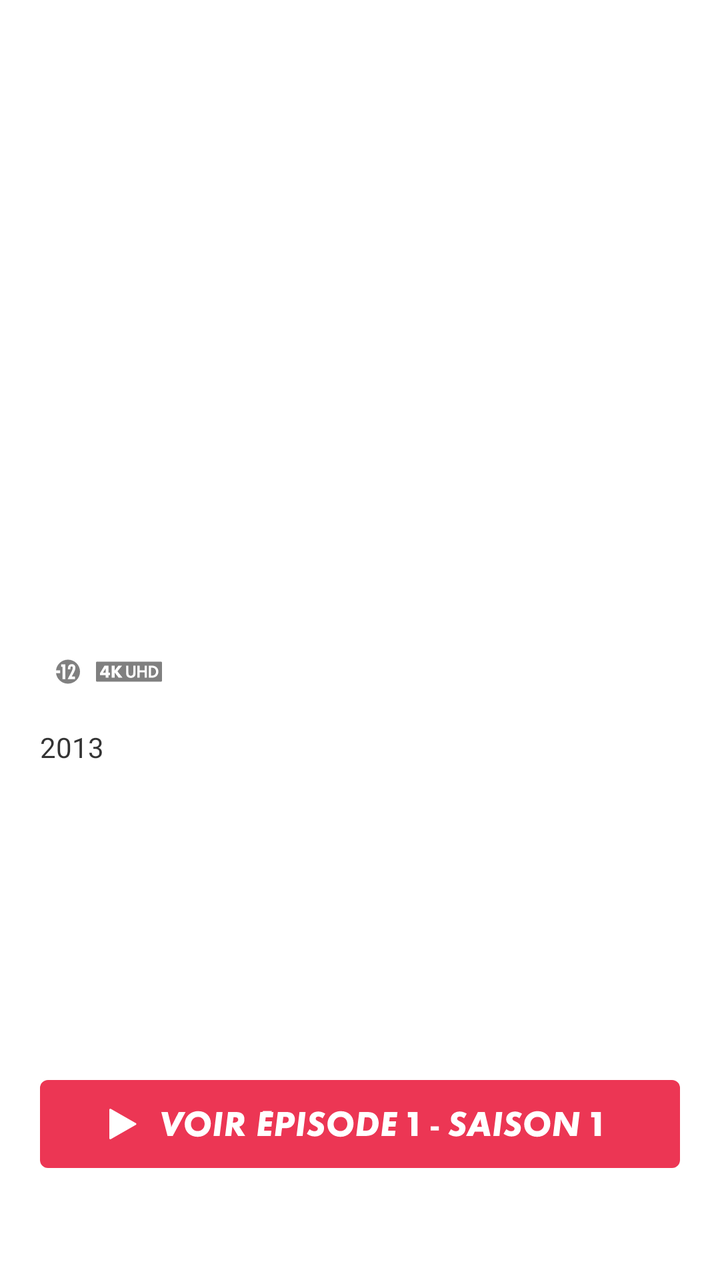
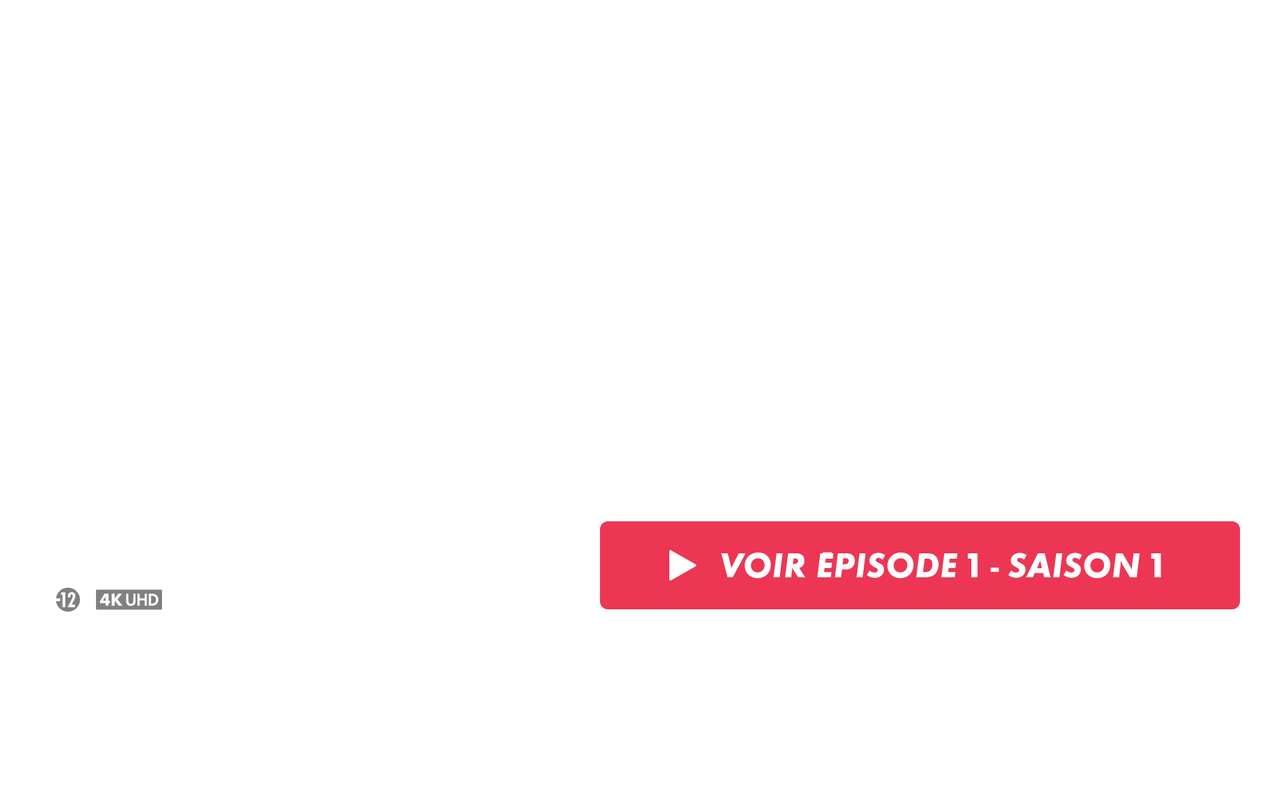

One screen, two layout resources from the same app: the default and the repository's alternative for another configuration. Each is rendered where Android would select it; the XML of both is given below.
<!-- AndroidManifest.xml: application theme AppTheme -->
<!-- res/layout/fragment_details.xml -->
<?xml version="1.0" encoding="utf-8"?>
<androidx.constraintlayout.widget.ConstraintLayout xmlns:android="http://schemas.android.com/apk/res/android"
    xmlns:app="http://schemas.android.com/apk/res-auto"
    xmlns:tools="http://schemas.android.com/tools"
    android:layout_width="match_parent"
    android:layout_height="match_parent"
    android:background="@color/detailBackground"
    android:fitsSystemWindows="false"
    tools:context=".ui.details.DetailsFragment">

    <androidx.constraintlayout.widget.Guideline
        android:id="@+id/guidelineStart"
        android:layout_width="wrap_content"
        android:layout_height="wrap_content"
        android:orientation="vertical"
        app:layout_constraintGuide_begin="20dp" />

    <androidx.constraintlayout.widget.Guideline
        android:id="@+id/guidelineEnd"
        android:layout_width="wrap_content"
        android:layout_height="wrap_content"
        android:orientation="vertical"
        app:layout_constraintGuide_end="20dp" />

    <androidx.constraintlayout.widget.Guideline
        android:id="@+id/guidelineTop"
        android:layout_width="wrap_content"
        android:layout_height="wrap_content"
        android:orientation="horizontal"
        app:layout_constraintGuide_begin="60dp" />

    <androidx.constraintlayout.widget.Guideline
        android:id="@+id/guidelineBottom"
        android:layout_width="wrap_content"
        android:layout_height="wrap_content"
        android:orientation="horizontal"
        app:layout_constraintGuide_end="56dp" />

    <ImageView
        android:id="@+id/detailsImageView"
        android:layout_width="match_parent"
        android:layout_height="0dp"
        android:scaleType="centerCrop"
        app:layout_constraintHeight_percent="0.42"
        app:layout_constraintEnd_toEndOf="parent"
        app:layout_constraintStart_toStartOf="parent"
        app:layout_constraintTop_toTopOf="parent" />

    <ImageView
        android:id="@+id/back_arrow"
        android:layout_width="wrap_content"
        android:layout_height="wrap_content"
        android:src="@drawable/ic_shape"
        app:layout_constraintStart_toEndOf="@id/guidelineStart"
        app:layout_constraintTop_toBottomOf="@id/guidelineTop" />

    <View
        android:layout_width="0dp"
        android:layout_height="0dp"
        app:layout_constraintHeight_percent="0.15"
        android:background="@drawable/custom_gradient"
        app:layout_constraintBottom_toBottomOf="@+id/detailsImageView"
        app:layout_constraintEnd_toEndOf="@+id/detailsImageView"
        app:layout_constraintStart_toStartOf="@+id/detailsImageView" />

    <TextView
        android:id="@+id/detailsTitleTextView"
        android:layout_width="wrap_content"
        android:layout_height="wrap_content"
        android:layout_marginTop="24dp"
        android:ellipsize="end"
        android:maxLines="3"
        android:textAppearance="@style/titleStyle"
        app:layout_constraintStart_toStartOf="@+id/guidelineStart"
        app:layout_constraintTop_toBottomOf="@+id/detailsImageView"
        tools:text="" />

    <LinearLayout
        android:id="@+id/detailsSubtitleContainerLinearLayout"
        android:layout_width="wrap_content"
        android:layout_height="wrap_content"
        android:layout_marginTop="8dp"
        android:orientation="horizontal"
        app:layout_constraintStart_toStartOf="@+id/guidelineStart"
        app:layout_constraintTop_toBottomOf="@+id/detailsTitleTextView">

        <TextView
            android:id="@+id/detailsSubTitleTextView"
            android:layout_width="wrap_content"
            android:layout_height="wrap_content"
            android:layout_marginEnd="8dp"
            android:layout_gravity="center"
            android:alpha="0.5"
            android:ellipsize="end"
            android:text=""
            android:textAppearance="@style/subTitleStyle" />

        <ImageView
            android:layout_width="wrap_content"
            android:layout_height="wrap_content"
            android:layout_gravity="center"
            android:layout_marginEnd="8dp"
            android:src="@drawable/ic_limit_age" />

        <ImageView
            android:layout_width="wrap_content"
            android:layout_height="wrap_content"
            android:layout_gravity="center"
            android:src="@drawable/ic_union" />

    </LinearLayout>

    <TextView
        android:id="@+id/detailsDescriptionTextView"
        android:layout_width="0dp"
        android:layout_height="0dp"
        android:layout_marginTop="20dp"
        android:alpha="0.8"
        android:ellipsize="end"
        android:gravity="start"
        android:text=""
        android:textAppearance="@style/detailStyle"
        app:layout_constraintBottom_toTopOf="@+id/playButton"
        app:layout_constraintStart_toStartOf="@+id/guidelineStart"
        app:layout_constraintTop_toBottomOf="@+id/detailsSubtitleContainerLinearLayout"
        app:layout_constraintEnd_toEndOf="@id/guidelineEnd"
        tools:text="2013" />

    <ImageButton
        android:id="@+id/playButton"
        android:layout_width="0dp"
        android:layout_height="wrap_content"
        android:background="@drawable/custom_button"
        android:paddingVertical="10dp"
        android:src="@drawable/ic_button"
        android:text=""
        app:layout_constraintBottom_toBottomOf="@id/guidelineBottom"
        app:layout_constraintEnd_toEndOf="@+id/guidelineEnd"
        app:layout_constraintStart_toStartOf="@+id/guidelineStart" />

</androidx.constraintlayout.widget.ConstraintLayout>
<!-- resources referenced by this layout -->
<resources>
  <color name="detailBackground">#FFFFFF</color>
  <!-- drawable custom_button (drawable) -->
  <?xml version="1.0" encoding="utf-8"?>
  <shape xmlns:android="http://schemas.android.com/apk/res/android"
      android:shape="rectangle">
      <gradient
          android:angle="90"
          android:endColor="@color/brandAccent"
          android:startColor="@color/brandAccent" />
      <padding
          android:bottom="8dp"
          android:left="8dp"
          android:right="8dp"
          android:top="8dp" />
      <corners android:radius="4dp" />
  </shape>
  <!-- drawable custom_gradient (drawable-night) -->
  <?xml version="1.0" encoding="utf-8"?>
  <shape xmlns:android="http://schemas.android.com/apk/res/android" android:shape="rectangle">
      <gradient
          android:startColor="@color/gradientDarkModeStart"
          android:endColor="@color/gradientDarkModeEnd"
          android:angle="90"/>
      <padding android:left="7dp"
          android:top="7dp"
          android:right="7dp"
          android:bottom="7dp" />
  </shape>
  <!-- drawable ic_limit_age (drawable) -->
  <vector xmlns:android="http://schemas.android.com/apk/res/android"
      android:width="12dp"
      android:height="13dp"
      android:viewportWidth="12"
      android:viewportHeight="13">
    <path
        android:pathData="M9.507,8.939V10.212H5.848L7.668,6.681C8.156,5.739 8.364,5.005 8.364,4.58C8.364,4.114 8.167,3.855 7.824,3.855C7.273,3.855 7.169,4.29 7.169,5.346H5.964C5.953,5.242 5.953,5.139 5.953,5.046C5.953,3.524 6.639,2.737 7.906,2.737C8.997,2.737 9.694,3.431 9.694,4.559C9.694,5.531 9.184,6.536 8.478,7.799L7.844,8.939H9.507ZM4.706,10.212H3.284V4.052H2.578V2.83H4.706V10.212ZM5.98,0.5C2.89,0.5 0.346,2.819 0,5.805H2.119V7.241H0.006C0.372,10.205 2.906,12.5 5.98,12.5C9.305,12.5 12,9.814 12,6.499C12,3.186 9.305,0.5 5.98,0.5Z"
        android:fillColor="#000"
        android:fillAlpha="0.5"
        android:fillType="evenOdd"/>
  </vector>
  <!-- drawable ic_shape (drawable) -->
  <vector xmlns:android="http://schemas.android.com/apk/res/android"
      android:width="16dp"
      android:height="16dp"
      android:viewportWidth="16"
      android:viewportHeight="16">
    <path
        android:pathData="M16,7H3.8L9.4,1.4L8,0L0,8L8,16L9.4,14.6L3.8,9H16V7V7Z"
        android:fillColor="#ffffff"
        android:fillType="evenOdd"/>
  </vector>
  <style name="detailStyle" parent="TextAppearance.AppCompat">
          <item name="android:textSize">14sp</item>
          <item name="android:textColor">@color/whiteBlack</item>
          <item name="android:fontFamily">@font/roboto_regular</item>
      </style>
  <style name="subTitleStyle" parent="TextAppearance.AppCompat">
          <item name="android:textSize">12sp</item>
          <item name="android:textColor">@color/whiteBlack</item>
          <item name="android:fontFamily">@font/roboto_regular</item>
      </style>
  <style name="titleStyle" parent="TextAppearance.AppCompat">
          <item name="android:textSize">20sp</item>
          <item name="android:textColor">@color/whiteBlack</item>
          <item name="android:fontFamily">@font/roboto_medium</item>
      </style>
  <style name="AppTheme" parent="Theme.AppCompat.Light.NoActionBar">
          
          <item name="android:windowBackground">@color/app_background</item>
          <item name="colorPrimary">@color/colorPrimary</item>
          <item name="colorPrimaryDark">@color/colorPrimaryDark</item>
          <item name="colorAccent">@color/colorAccent</item>
          <item name="android:statusBarColor">@android:color/transparent</item>
          <item name="android:windowTranslucentStatus">true</item>
          <item name="android:windowDrawsSystemBarBackgrounds">false</item>
  
  
      </style>
  <color name="brandAccent">#EC3654</color>
  <color name="gradientDarkModeStart">#FFFFFFFF</color>
  <color name="gradientDarkModeEnd">#00FFFFFF</color>
  <color name="whiteBlack">#000</color>
  <color name="app_background">#E1E1E1</color>
  <color name="colorPrimary">#6200EE</color>
  <color name="colorPrimaryDark">#61212121</color>
  <color name="colorAccent">#03DAC5</color>
</resources>
<!-- res/layout-land/fragment_details.xml (the repository's variant of the layout above) -->
<!-- drawn on the phone turned sideways -->
<?xml version="1.0" encoding="utf-8"?>
<ScrollView xmlns:android="http://schemas.android.com/apk/res/android"
    xmlns:app="http://schemas.android.com/apk/res-auto"
    xmlns:tools="http://schemas.android.com/tools"
    android:layout_width="match_parent"
    android:layout_height="match_parent"
    android:background="@color/detailBackground"
    android:fitsSystemWindows="false"
    tools:context=".ui.details.DetailsFragment">

    <androidx.constraintlayout.widget.ConstraintLayout
        android:layout_width="match_parent"
        android:layout_height="match_parent">

        <androidx.constraintlayout.widget.Guideline
            android:id="@+id/guidelineStart"
            android:layout_width="wrap_content"
            android:layout_height="wrap_content"
            android:orientation="vertical"
            app:layout_constraintGuide_begin="20dp" />

        <androidx.constraintlayout.widget.Guideline
            android:id="@+id/guidelineEnd"
            android:layout_width="wrap_content"
            android:layout_height="wrap_content"
            android:orientation="vertical"
            app:layout_constraintGuide_end="20dp" />

        <androidx.constraintlayout.widget.Guideline
            android:id="@+id/guidelineTop"
            android:layout_width="wrap_content"
            android:layout_height="wrap_content"
            android:orientation="horizontal"
            app:layout_constraintGuide_begin="60dp" />

        <androidx.constraintlayout.widget.Guideline
            android:id="@+id/guidelineBottom"
            android:layout_width="wrap_content"
            android:layout_height="wrap_content"
            android:orientation="horizontal"
            app:layout_constraintGuide_end="56dp" />

        <ImageView
            android:id="@+id/detailsImageView"
            android:layout_width="0dp"
            android:layout_height="0dp"
            android:scaleType="fitXY"
            app:layout_constraintDimensionRatio="11:4"
            app:layout_constraintEnd_toEndOf="parent"
            app:layout_constraintStart_toStartOf="parent"
            app:layout_constraintTop_toTopOf="parent"
            tools:ignore="ContentDescription" />

        <ImageView
            android:id="@+id/back_arrow"
            android:layout_width="wrap_content"
            android:layout_height="wrap_content"
            android:src="@drawable/ic_shape"
            app:layout_constraintStart_toEndOf="@id/guidelineStart"
            app:layout_constraintTop_toBottomOf="@id/guidelineTop" />

        <View
            android:layout_width="0dp"
            android:layout_height="0dp"
            android:background="@drawable/custom_gradient"
            app:layout_constraintBottom_toBottomOf="@+id/detailsImageView"
            app:layout_constraintEnd_toEndOf="@+id/detailsImageView"
            app:layout_constraintHeight_percent="0.32"
            app:layout_constraintStart_toStartOf="@+id/detailsImageView" />

        <TextView
            android:id="@+id/detailsTitleTextView"
            android:layout_width="0dp"
            android:layout_height="wrap_content"
            android:layout_marginTop="24dp"
            android:layout_marginEnd="40dp"
            android:ellipsize="end"
            android:gravity="start"
            android:maxLines="3"
            android:textAppearance="@style/titleStyle"
            app:layout_constraintEnd_toStartOf="@+id/playButton"
            app:layout_constraintStart_toStartOf="@+id/guidelineStart"
            app:layout_constraintTop_toBottomOf="@+id/detailsImageView"
            tools:text="" />

        <LinearLayout
            android:id="@+id/detailsSubtitleContainerLinearLayout"
            android:layout_width="0dp"
            android:layout_height="wrap_content"
            android:layout_marginTop="8dp"
            android:layout_marginEnd="40dp"
            android:gravity="start"
            android:orientation="horizontal"
            app:layout_constraintEnd_toStartOf="@+id/playButton"
            app:layout_constraintStart_toStartOf="@+id/guidelineStart"
            app:layout_constraintTop_toBottomOf="@+id/detailsTitleTextView">

            <TextView
                android:id="@+id/detailsSubTitleTextView"
                android:layout_width="wrap_content"
                android:layout_height="wrap_content"
                android:layout_gravity="center"
                android:layout_marginEnd="8dp"
                android:alpha="0.5"
                android:ellipsize="end"
                android:text=""
                android:textAppearance="@style/subTitleStyle" />

            <ImageView
                android:layout_width="wrap_content"
                android:layout_height="wrap_content"
                android:layout_gravity="center"
                android:layout_marginEnd="8dp"
                android:src="@drawable/ic_limit_age" />

            <ImageView
                android:layout_width="wrap_content"
                android:layout_height="wrap_content"
                android:layout_gravity="center"
                android:src="@drawable/ic_union" />

        </LinearLayout>

        <TextView
            android:id="@+id/detailsDescriptionTextView"
            android:layout_width="0dp"
            android:layout_height="wrap_content"
            android:layout_marginTop="20dp"
            android:layout_marginEnd="40dp"
            android:alpha="0.8"
            android:ellipsize="end"
            android:gravity="start"
            android:text=""
            android:textAppearance="@style/detailStyle"
            app:layout_constraintBottom_toTopOf="@id/guidelineBottom"
            app:layout_constraintEnd_toStartOf="@+id/playButton"
            app:layout_constraintStart_toStartOf="@+id/guidelineStart"
            app:layout_constraintTop_toBottomOf="@+id/detailsSubtitleContainerLinearLayout"
            tools:text="" />

        <ImageButton
            android:id="@+id/playButton"
            android:layout_width="320dp"
            android:layout_height="44dp"
            android:layout_marginTop="28dp"
            android:background="@drawable/custom_button"
            android:src="@drawable/ic_button"
            android:text=""
            android:textColor="#fff"
            app:layout_constraintEnd_toEndOf="@+id/guidelineEnd"
            app:layout_constraintTop_toBottomOf="@id/detailsImageView" />

    </androidx.constraintlayout.widget.ConstraintLayout>

</ScrollView>
